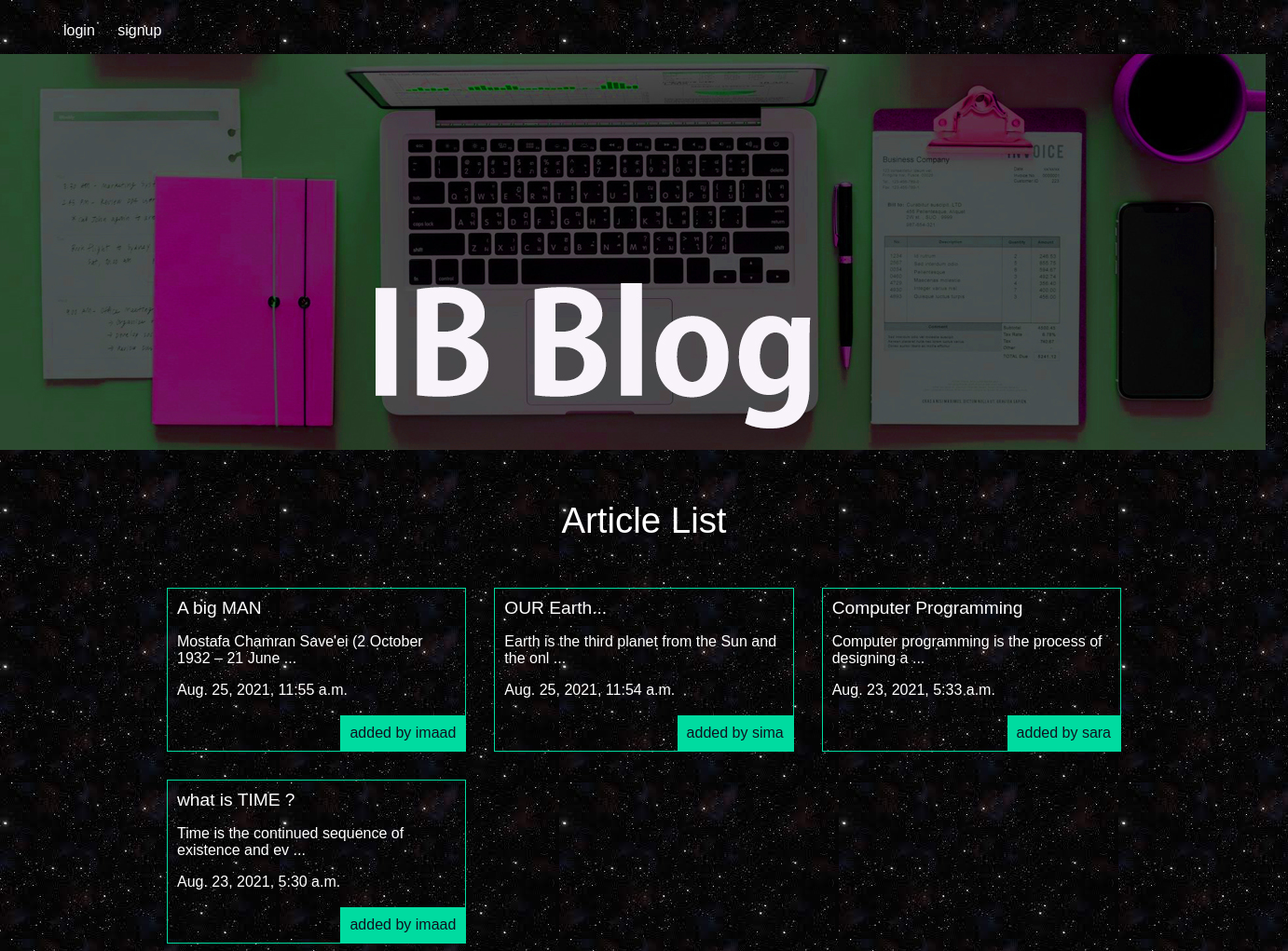
The app's page /articles/ with its own data.
### articles/models.py (models this page shows, shortened)
class Articles(models.Model):
    title=models.CharField(max_length=100)
    slug=models.SlugField()
    body=models.TextField()
    date=models.DateTimeField(auto_now_add=True)
    image=models.ImageField(default='default.jpg',blank=True)
    author=models.ForeignKey(User,default=None,on_delete=models.CASCADE)
    def snippet(self):
        return self.body[0:50]+' ...'

### articles/views.py (the view)
# urls.py: path('', views.articles_list,name="list"),
def articles_list(request):
    arti=models.Articles.objects.all().order_by('-date')
    arg={'maghale':arti}
    return render (request,'articles/articlelist.html',arg )

### articles/templates/articles/articlelist.html
{%extends 'base.html'%}
{% block content %}
<h1>Article List</h1>
    <div class="articles">
      {% for a in maghale %}
      <div class="article">
       <h2><a href="{% url 'articles:detail' slug=a.slug %}">{{a.title}}</a></h2>
       <p>{{a.snippet}}</p>
       <p>{{a.date}}</p>
       <p class="author">added by {{a.author.username}}</p>
      </div>
      {%endfor%}
    </div>
  {% endblock %}

### templates/base.html (shortened to what this page needs)
<!DOCTYPE html>
<html lang="en" dir="ltr">
  <head>
    <link rel="stylesheet" href="/static/styles.css">
  </head>
  <body>
    <header>
      <nav>
        <ul>
           {% if user.is_authenticated %}
           <li>
                   <form class="logout_link" action="{%url 'accounts:logout'%}" method="post">
                     {% csrf_token%}
                     <button type="submit" >logout</button>
                   </form>
           </li>
           <li>
             <a href="{%url 'articles:create'%}" class="highlight">create article</a>
           </li>
            {% else %}
          <li>
              <a href="{% url 'accounts:login'%}">login</a>
          </li>
          <li>
            <a href="{%url 'accounts:signup'%}">signup</a>
          </li>
          {%endif%}
        </ul>
      </nav>
      <div class="header-img">
        <a href="{% url 'articles:list' %}">
            <img src="/static/he.jpg"  alt="blog">
        </a>
      </div>
    </header>
    <div class ="warpper">
  {% block content %}
  {% endblock %}
    </div>
  </body>
</html>

### reqfiles/styles.css (style rules this page uses)
body { background-color: #0f121f; background-image: url(st.jpg); background-attachment: fixed; color:#fff; }
body * { font-family:arial; }
h1,h2,h3,h4,h5 { font-weight:normal; margin:0; }
a,a:hover,a:visited { color:#fff; text-decoration:none; }
.warpper { max-width:1024px; margin:0 auto; }
div.warpper h1 { text-align:center; margin:50px auto; font-size:2.4em; }
header { display:grid; grid-template-columns:1fr; padding: 0; }
.header-img { width: 100%; margin-left: -1%; }
nav li { display:inline-block; margin-left:20px; }
.articles { display:grid; grid-template-columns:1fr 1fr 1fr; grid-gap:30px; margin-top: 20px; }
.article { padding:10px; border:1px solid #00dba0; position:relative; padding-bottom:40px; }
.article h2 { font-size:1.2em; }
.article .author { padding:10px; background-color:#00dba0; position:absolute; right:0; bottom:0; margin:0; color:#0f121f; }

### records on screen
Articles: title "A big MAN", snippet "Mostafa Chamran Save'ei (2 October 1932 – 21 June ...", date "Aug. 25, 2021, 11:55 a.m.", author.username "imaad"
Articles: title "OUR Earth...", snippet "Earth is the third planet from the Sun and the onl ...", date "Aug. 25, 2021, 11:54 a.m.", author.username "sima"
Articles: title "Computer Programming", snippet "Computer programming is the process of designing a ...", date "Aug. 23, 2021, 5:33 a.m.", author.username "sara"
Articles: title "what is TIME ?", snippet "Time is the continued sequence of existence and ev ...", date "Aug. 23, 2021, 5:30 a.m.", author.username "imaad"
